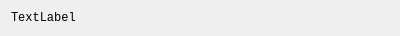
<?xml version="1.0" encoding="UTF-8"?>
<ui version="4.0">
 <class>LogItemWidget</class>
 <widget class="QWidget" name="LogItemWidget">
  <property name="geometry">
   <rect>
    <x>0</x>
    <y>0</y>
    <width>400</width>
    <height>31</height>
   </rect>
  </property>
  <property name="sizePolicy">
   <sizepolicy hsizetype="Preferred" vsizetype="Maximum">
    <horstretch>0</horstretch>
    <verstretch>0</verstretch>
   </sizepolicy>
  </property>
  <property name="windowTitle">
   <string>Form</string>
  </property>
  <layout class="QVBoxLayout" name="verticalLayout">
   <item>
    <widget class="QLabel" name="note">
     <property name="font">
      <font>
       <family>Lucida Console</family>
      </font>
     </property>
     <property name="text">
      <string>TextLabel</string>
     </property>
     <property name="wordWrap">
      <bool>true</bool>
     </property>
     <property name="textInteractionFlags">
      <set>Qt::LinksAccessibleByMouse|Qt::TextSelectableByMouse</set>
     </property>
    </widget>
   </item>
  </layout>
 </widget>
 <resources/>
 <connections/>
</ui>
